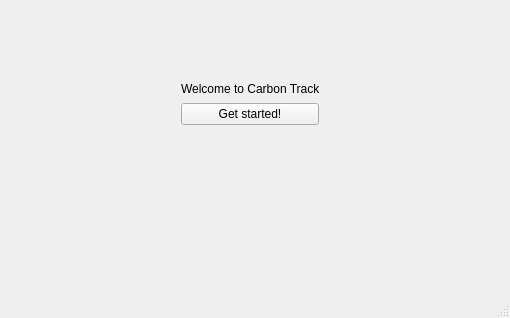
<?xml version="1.0" encoding="UTF-8"?>
<ui version="4.0">
 <class>MainWindow</class>
 <widget class="QMainWindow" name="MainWindow">
  <property name="geometry">
   <rect>
    <x>0</x>
    <y>0</y>
    <width>510</width>
    <height>318</height>
   </rect>
  </property>
  <property name="windowTitle">
   <string>MainWindow</string>
  </property>
  <widget class="QWidget" name="centralwidget">
   <widget class="QWidget" name="">
    <property name="geometry">
     <rect>
      <x>181</x>
      <y>81</y>
      <width>138</width>
      <height>44</height>
     </rect>
    </property>
    <layout class="QVBoxLayout" name="verticalLayout">
     <item>
      <widget class="QLabel" name="label">
       <property name="text">
        <string>Welcome to Carbon Tracker</string>
       </property>
      </widget>
     </item>
     <item>
      <widget class="QPushButton" name="pushButton">
       <property name="text">
        <string>Get started!</string>
       </property>
      </widget>
     </item>
    </layout>
   </widget>
  </widget>
  <widget class="QMenuBar" name="menubar">
   <property name="geometry">
    <rect>
     <x>0</x>
     <y>0</y>
     <width>510</width>
     <height>21</height>
    </rect>
   </property>
  </widget>
  <widget class="QStatusBar" name="statusbar"/>
 </widget>
 <resources/>
 <connections/>
</ui>
